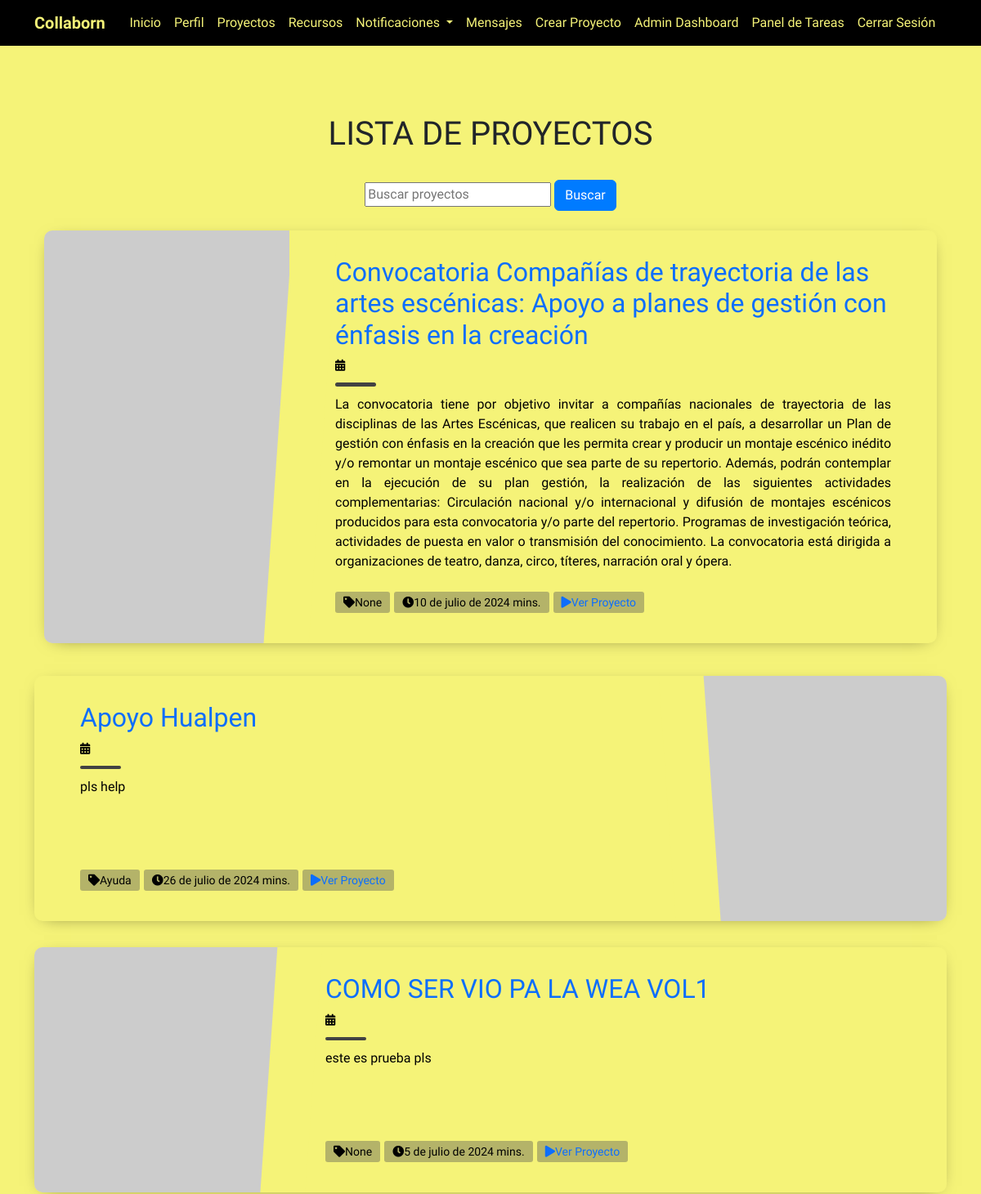
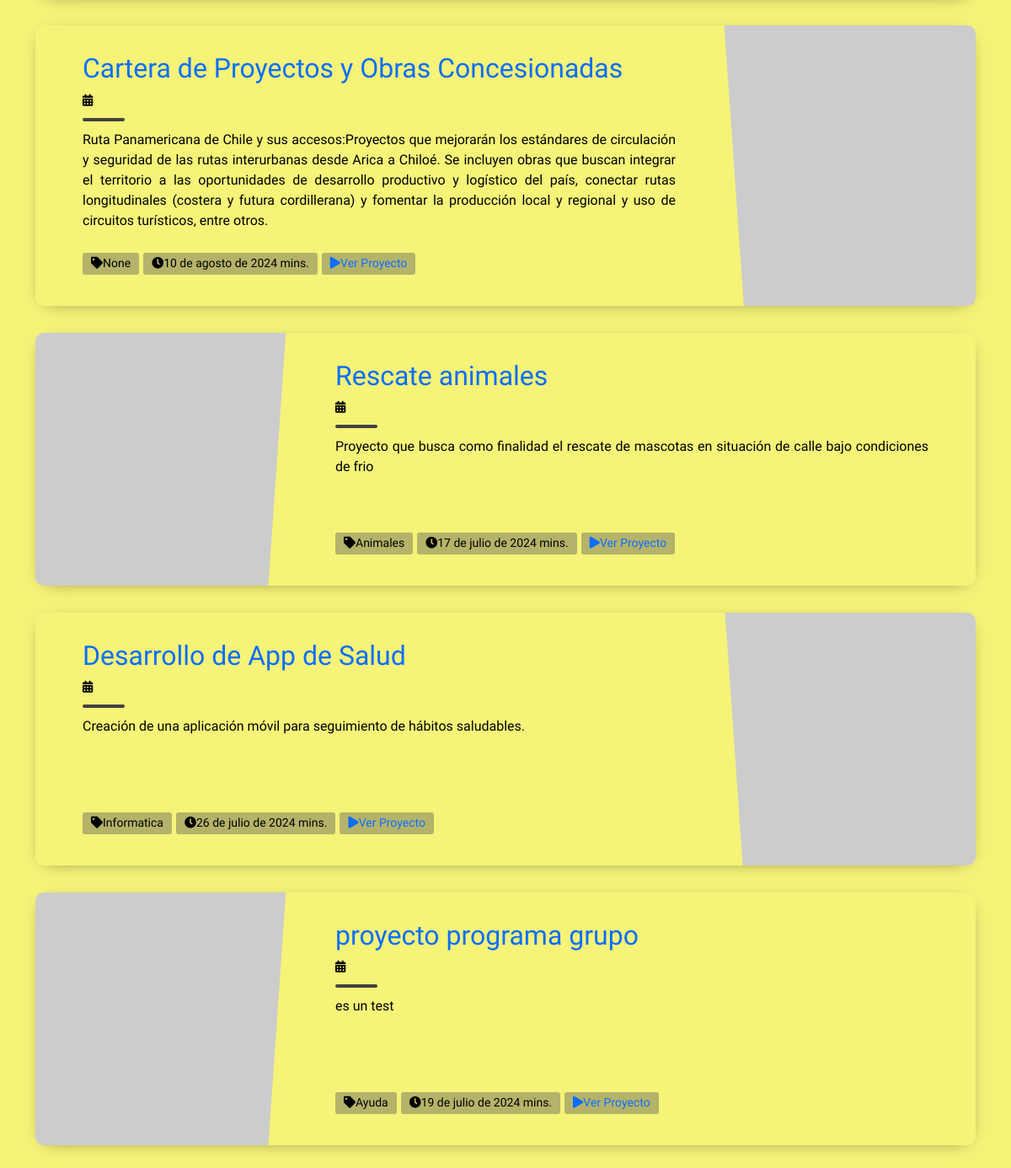
Screenshot of /proyectos/ (signed in) with the database file from the repository (2 pictures, top to bottom).
### myapp/models.py (models this page shows, shortened)
class Proyecto(models.Model):
    nombre = models.CharField(max_length=200)
    descripcion = models.TextField()
    fecha_inicio = models.DateField()
    fecha_fin = models.DateField()
    ciudad = models.CharField(max_length=100, blank=True, null=True)
    imagen = models.ImageField(upload_to='proyectos/', blank=True, null=True)
    categoria = models.CharField(max_length=100, blank=True, null=True)
    creador = models.ForeignKey(User, on_delete=models.CASCADE)

### myapp/views.py (the view)
# urls.py: path('proyectos/', views.proyecto_lista, name='proyecto_lista'),
@login_required
def proyecto_lista(request):
    query = request.GET.get('q', '')
    if query:
        proyectos = Proyecto.objects.filter(
            Q(nombre__icontains=query) | Q(descripcion__icontains=query)
        )
    else:
        proyectos = Proyecto.objects.all()
    return render(request, 'myapp/proyecto_lista.html', {'proyectos': proyectos})

### myapp/templates/myapp/proyecto_lista.html (shortened to what this page needs)
{% extends 'myapp/base.html' %}
{% load static %}
{% block content %}
<!DOCTYPE html>
<html lang="en">
<head>
    <link rel="stylesheet" href="{% static 'css/proyecto_lista.css' %}">
</head>
<body>
<section class="light">
    <div class="container py-2">
        <div class="h1 text-center text-dark" id="pageHeaderTitle">Lista de Proyectos</div>
        <form method="get" class="text-center my-4">
            <input type="text" name="q" placeholder="Buscar proyectos" value="{{ request.GET.q }}">
            <button type="submit" class="btn btn-primary">Buscar</button>
        </form>
        {% for proyecto in proyectos %}
        <article class="postcard light blue">
            <a class="postcard__img_link" href="#">
                <img class="postcard__img" src="https://picsum.photos/1000/1000" alt="Project Image" />
            </a>
            <div class="postcard__text t-dark">
                <h1 class="postcard__title blue"><a href="{% url 'proyecto_detalle' proyecto.id %}">{{ proyecto.nombre }}</a></h1>
                <div class="postcard__subtitle small">
                    <time datetime="{{ proyecto.fecha_creacion }}">
                        <i class="fas fa-calendar-alt mr-2"></i>{{ proyecto.fecha_creacion }}
                    </time>
                </div>
                <div class="postcard__bar"></div>
                <div class="postcard__preview-txt">{{ proyecto.descripcion }}</div>
                <ul class="postcard__tagbox">
                    <li class="tag__item"><i class="fas fa-tag mr-2"></i>{{ proyecto.categoria }}</li>
                    <li class="tag__item"><i class="fas fa-clock mr-2"></i>{{ proyecto.fecha_fin}} mins.</li>
                    <li class="tag__item play blue">
                        <a href="#"><i class="fas fa-play mr-2"></i>Ver Proyecto</a>
                    </li>
                </ul>
                </div>
            </div>
        </article>
        {% endfor %}
</section>
</body>
</html>
{% endblock %}

### myapp/static/css/style.css (style rules this page uses)
body { padding-top: 20px; }
.btn-primary { background-color: #007bff; border-color: #007bff; }

### myapp/static/css/register.css (style rules this page uses)
body { background-color: #dcc4fa; }

### myapp/static/css/proyecto_lista.css (style rules this page uses)
body { font-family: "Baloo 2", cursive; font-size: 16px; color: #000000; text-rendering: optimizeLegibility; font-weight: initial; }
.light { background: #f5f378; }
a, a:hover { text-decoration: none; transition: color 0.3s ease-in-out; }
#pageHeaderTitle { margin: 2rem 0; text-transform: uppercase; text-align: center; font-size: 2.5rem; }
.postcard { flex-wrap: wrap; display: flex; box-shadow: 0 4px 21px -12px rgba(0, 0, 0, 0.66); border-radius: 10px; margin: 0 0 2rem 0; overflow: hidden; position: relative; color: #000000; }
.postcard.light { background-color: #f5f378; }
.t-dark { color: #000000; }
.postcard__title { font-size: 1.75rem; }
.postcard__img { max-height: 180px; width: 100%; object-fit: cover; position: relative; }
.postcard__img_link { display: contents; }
.postcard__bar { width: 50px; height: 10px; margin: 10px 0; border-radius: 5px; background-color: #424242; transition: width 0.2s ease; }
.postcard__text { padding: 1.5rem; position: relative; display: flex; flex-direction: column; }
.postcard__preview-txt { overflow: hidden; text-overflow: ellipsis; text-align: justify; height: 100%; }
.postcard__tagbox { display: flex; flex-flow: row wrap; font-size: 14px; margin: 20px 0 0 0; padding: 0; justify-content: center; }
.postcard__tagbox .tag__item { display: inline-block; background: rgba(83, 83, 83, 0.4); border-radius: 3px; padding: 2.5px 10px; margin: 0 5px 5px 0; cursor: default; user-select: none; transition: background-color 0.3s; }
@media screen and (min-width: 769px) { .postcard { flex-wrap: inherit; } }
@media screen and (min-width: 769px) { .postcard__title { font-size: 2rem; } }
@media screen and (min-width: 769px) { .postcard__tagbox { justify-content: start; } }
@media screen and (min-width: 769px) { .postcard__img { max-width: 300px; max-height: 100%; transition: transform 0.3s ease; } }
@media screen and (min-width: 769px) { .postcard__text { padding: 3rem; width: 100%; } }
@media screen and (min-width: 769px) { .postcard__text::before { content: ""; position: absolute; display: block; background: #000000; top: -20%; height: 130%; width: 55px; } }
@media screen and (min-width: 769px) { .postcard:nth-child(2n+1) { flex-direction: row; } }
@media screen and (min-width: 769px) { .postcard:nth-child(2n+0) { flex-direction: row-reverse; } }
@media screen and (min-width: 769px) { .postcard:nth-child(2n+1) .postcard__text::before { left: -12px !important; transform: rotate(4deg); } }
@media screen and (min-width: 769px) { .postcard:nth-child(2n+0) .postcard__text::before { right: -12px !important; transform: rotate(-4deg); } }
@media screen and (min-width: 1024px) { .postcard__text { padding: 2rem 3.5rem; } }
@media screen and (min-width: 1024px) { .postcard__text::before { content: ""; position: absolute; display: block; top: -20%; height: 130%; width: 55px; } }
@media screen and (min-width: 1024px) { .postcard.light .postcard__text::before { background: #f5f378; } }

### myapp/templates/myapp/base.html (style rules this page uses)
body { background-color: #f5f378; }

### rows the page displays
Proyecto: nombre "Convocatoria Compañías de trayectoria de las artes escénicas: Apoyo a planes de gestión con énfasis en la creación", descripcion "La convocatoria tiene por objetivo invitar a compañías nacionales de trayectoria de las disciplinas de las Artes Escénicas, que realicen su trabajo en el país, a desarrollar un Plan de gestión con énfasis en la creación que les permita crear y producir un montaje escénico inédito y/o remontar un montaje escénico que sea parte de su repertorio. Además, podrán contemplar en la ejecución de su plan gestión, la realización de las siguientes actividades complementarias: Circulación nacional y/o internacional y difusión de montajes escénicos producidos para esta convocatoria y/o parte del repertorio. Programas de investigación teórica, actividades de puesta en valor o transmisión del…", categoria "None", fecha_fin "10 de julio de 2024"
Proyecto: nombre "Apoyo Hualpen", descripcion "pls help", categoria "Ayuda", fecha_fin "26 de julio de 2024"
Proyecto: nombre "COMO SER VIO PA LA WEA VOL1", descripcion "este es prueba pls", categoria "None", fecha_fin "5 de julio de 2024"
Proyecto: nombre "Cartera de Proyectos y Obras Concesionadas", descripcion "Ruta Panamericana de Chile y sus accesos:Proyectos que mejorarán los estándares de circulación y seguridad de las rutas interurbanas desde Arica a Chiloé. Se incluyen obras que buscan integrar el territorio a las oportunidades de desarrollo productivo y logístico del país, conectar rutas longitudinales (costera y futura cordillerana) y fomentar la producción local y regional y uso de circuitos turísticos, entre otros.", categoria "None", fecha_fin "10 de agosto de 2024"
Proyecto: nombre "Rescate animales", descripcion "Proyecto que busca como finalidad el rescate de mascotas en situación de calle bajo condiciones de frio", categoria "Animales", fecha_fin "17 de julio de 2024"
Proyecto: nombre "Desarrollo de App de Salud", descripcion "Creación de una aplicación móvil para seguimiento de hábitos saludables.", categoria "Informatica", fecha_fin "26 de julio de 2024"
Proyecto: nombre "proyecto programa grupo", descripcion "es un test", categoria "Ayuda", fecha_fin "19 de julio de 2024"
